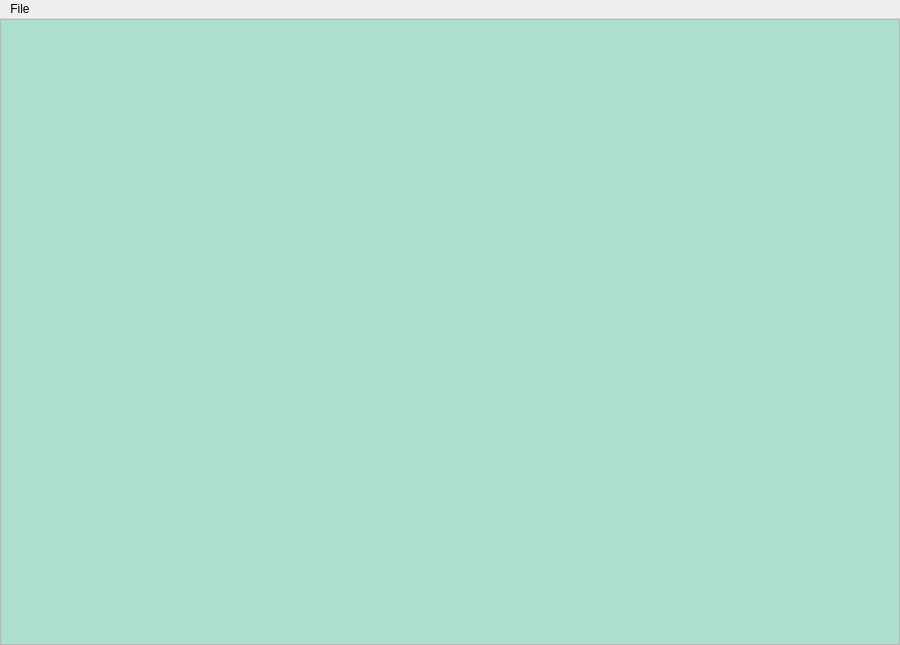
<?xml version="1.0" encoding="UTF-8"?>
<ui version="4.0">
 <class>SimpleJsonViewerClass</class>
 <widget class="QMainWindow" name="SimpleJsonViewerClass">
  <property name="geometry">
   <rect>
    <x>0</x>
    <y>0</y>
    <width>900</width>
    <height>645</height>
   </rect>
  </property>
  <property name="windowTitle">
   <string>SimpleJsonViewer</string>
  </property>
  <widget class="QWidget" name="centralWidget">
   <layout class="QGridLayout" name="gridLayout">
    <property name="leftMargin">
     <number>0</number>
    </property>
    <property name="topMargin">
     <number>0</number>
    </property>
    <property name="rightMargin">
     <number>0</number>
    </property>
    <property name="bottomMargin">
     <number>0</number>
    </property>
    <property name="spacing">
     <number>0</number>
    </property>
    <item row="0" column="0">
     <widget class="QTreeView" name="tvJSON">
      <property name="palette">
       <palette>
        <active>
         <colorrole role="Base">
          <brush brushstyle="SolidPattern">
           <color alpha="255">
            <red>173</red>
            <green>223</green>
            <blue>209</blue>
           </color>
          </brush>
         </colorrole>
        </active>
        <inactive>
         <colorrole role="Base">
          <brush brushstyle="SolidPattern">
           <color alpha="255">
            <red>173</red>
            <green>223</green>
            <blue>209</blue>
           </color>
          </brush>
         </colorrole>
        </inactive>
        <disabled>
         <colorrole role="Base">
          <brush brushstyle="SolidPattern">
           <color alpha="255">
            <red>240</red>
            <green>240</green>
            <blue>240</blue>
           </color>
          </brush>
         </colorrole>
        </disabled>
       </palette>
      </property>
      <property name="lineWidth">
       <number>0</number>
      </property>
      <property name="editTriggers">
       <set>QAbstractItemView::NoEditTriggers</set>
      </property>
      <property name="alternatingRowColors">
       <bool>false</bool>
      </property>
      <attribute name="headerVisible">
       <bool>false</bool>
      </attribute>
     </widget>
    </item>
   </layout>
  </widget>
  <widget class="QMenuBar" name="menuBar">
   <property name="geometry">
    <rect>
     <x>0</x>
     <y>0</y>
     <width>900</width>
     <height>21</height>
    </rect>
   </property>
   <widget class="QMenu" name="menuFile">
    <property name="title">
     <string>File</string>
    </property>
    <addaction name="actionOpen"/>
    <addaction name="actionOpenLast"/>
    <addaction name="actionExit"/>
   </widget>
   <addaction name="menuFile"/>
  </widget>
  <action name="actionOpen">
   <property name="text">
    <string>&amp;Open...</string>
   </property>
   <property name="iconText">
    <string>Open</string>
   </property>
   <property name="toolTip">
    <string>Open file...</string>
   </property>
   <property name="statusTip">
    <string>Open file...</string>
   </property>
   <property name="shortcut">
    <string/>
   </property>
  </action>
  <action name="actionExit">
   <property name="text">
    <string>E&amp;xit</string>
   </property>
   <property name="iconText">
    <string>Exit</string>
   </property>
   <property name="toolTip">
    <string>Exit application</string>
   </property>
   <property name="statusTip">
    <string>Exit application</string>
   </property>
   <property name="shortcut">
    <string>Ctrl+X</string>
   </property>
   <property name="menuRole">
    <enum>QAction::QuitRole</enum>
   </property>
  </action>
  <action name="actionExpandTree">
   <property name="text">
    <string>&amp;Expand tree</string>
   </property>
   <property name="statusTip">
    <string>Expand tree</string>
   </property>
  </action>
  <action name="actionCollapseTree">
   <property name="text">
    <string>&amp;Collapse tree</string>
   </property>
   <property name="statusTip">
    <string>Collapse tree</string>
   </property>
  </action>
  <action name="actionOpenLast">
   <property name="enabled">
    <bool>false</bool>
   </property>
   <property name="text">
    <string>Open last</string>
   </property>
  </action>
 </widget>
 <layoutdefault spacing="6" margin="11"/>
 <resources/>
 <connections/>
</ui>
